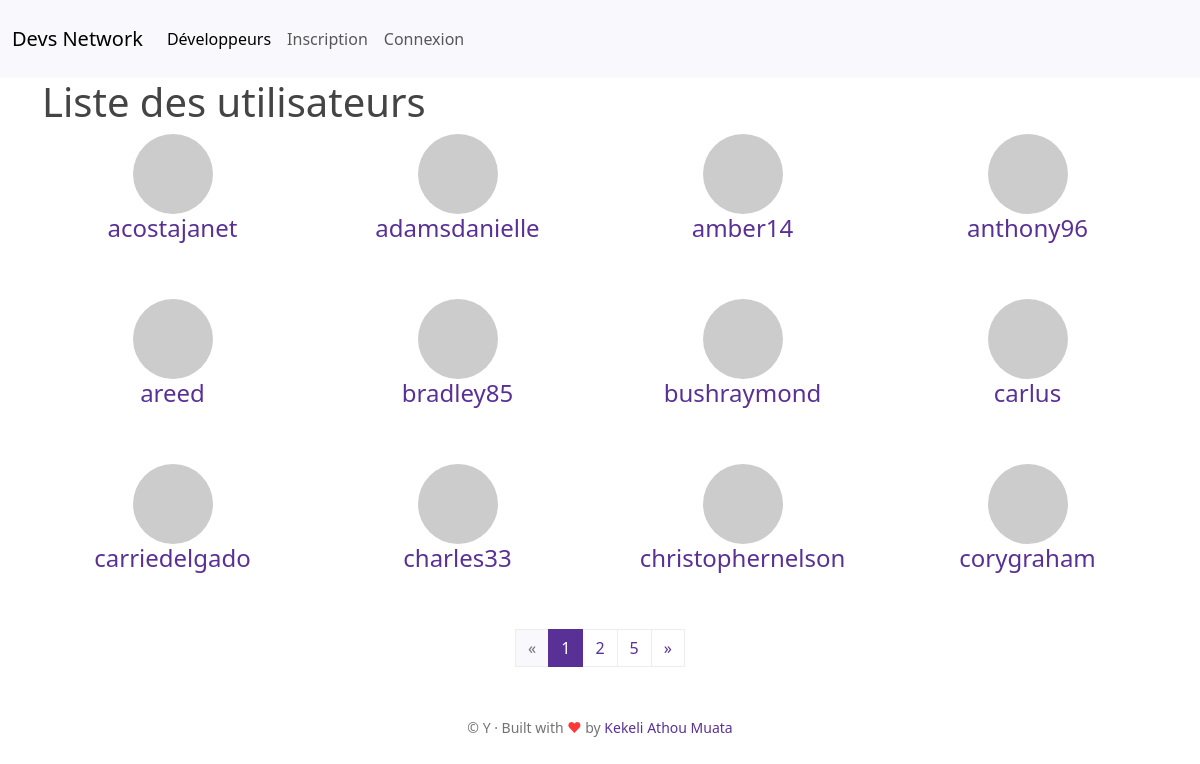
/users/list/users/, run on the app's committed database.
### devs/models.py (models this page shows, shortened)
class User(UserMixin, db.Model):
    id = db.Column(db.Integer, primary_key=True)
    name = db.Column(db.String(255))
    pseudo = db.Column(db.String(50), index=True, unique=True)
    email = db.Column(db.String(120), index=True, unique=True)
    password_hash = db.Column(db.String(255))
    has_been_confirmed = db.Column(db.Boolean, default=False)
    created_at = db.Column(db.DateTime, default=datetime.utcnow)
    city = db.Column(db.String(255))
    profile_img = db.Column(db.String(255))
    country = db.Column(db.String(255))
    sex = db.Column(db.String(1))
    twitter = db.Column(db.String(255))
    github = db.Column(db.String(255))
    available_for_hiring = db.Column(db.Boolean, default=False)
    bio = db.Column(db.Text)
    codes = db.relationship('Code', backref='owner', lazy=True)
    posts = db.relationship('Post', backref='author', lazy=True)
    user_sender = db.relationship('FriendRelationship', backref='sender', primaryjoin=id == FriendRelationship.fk_user_sender)
    user_receiver = db.relationship('FriendRelationship', backref='receiver', primaryjoin=id == FriendRelationship.fk_user_receiver)
    def set_avatar(self, size):
        digest = md5(self.email.lower().encode('utf-8')).hexdigest()
        return f'https://www.gravatar.com/avatar/{digest}?d=identicon&s={size}'

### devs/users/routes.py (the view)
@bp.route('/list/users/')
def list_users():
    page = request.args.get('page', 1, type=int)
    page_users = User.query \
        .filter_by(has_been_confirmed=True) \
        .order_by(User.pseudo.asc()) \
        .paginate(page=page, per_page=current_app.config['USERS_PER_PAGE'])
    return render_template('users/list_users.html', title='Liste des utilisateurs', page_users=page_users)

### devs/main/routes.py (called while the page is built)
@bp.before_app_request
def before_request():
    g.locale = str(get_locale())

### devs/templates/users/list_users.html
{% extends 'layouts/base.html' %}
{% block content %}
<div class="container">
    <h1>{{ _('Liste des utilisateurs') }}</h1>
    {% if page_users.items|length != 0 %}
        {% for row in page_users.items|batch(4) %}
            <div class="row users">
                {% for user in row %}
                    <div class="col-md-3 user-block">
                        <a href="{{ url_for('users.profile', id=user.id) }}">
                            <img class="avatar rounded-circle" src="{{ user.set_avatar(70) }}"
                                 alt="image de profil de {{ user.pseudo }}">
                        </a>
                        <h4 class="user-block-username">
                            <a href="{{ url_for('users.profile', id=user.id) }}">
                                {{ user.pseudo }}
                            </a>
                        </h4>
                    </div>
                {% endfor %}
            </div>
        {% endfor %}
            <nav>
            <ul class="pagination justify-content-center">
                <li class="page-item {% if not page_users.has_prev %} disabled {% endif %}">
                    <a class="page-link" href="{{ url_for('users.list_users', page=page_users.prev_num) }}"
                       aria-label="Previous">
                        <span aria-hidden="true">&laquo;</span>
                    </a>
                </li>
                {% for page_num in page_users.iter_pages(left_edge=1, right_edge=1, left_current=1, right_current=2) %}
                    {% if page_num %}
                        <li class="page-item {% if page_users.page == page_num  %} active {% endif %}">
                            <a class="page-link" href="{{ url_for('users.list_users', page=page_num) }}">
                                {{ page_num }}
                            </a>
                        </li>
                    {% endif %}
                {% endfor %}
                <li class="page-item {% if not page_users.has_next %} disabled {% endif %}">
                    <a class="page-link" href="{{ url_for('users.list_users', page=page_users.next_num) }}"
                       aria-label="Next">
                        <span aria-hidden="true">&raquo;</span>
                    </a>
                </li>
            </ul>
        </nav>
    {% else %}
        <p class="mt-5 h1 text-center">{{ _('Aucun utilisateur pour le moment') }}</p>
    {% endif %}
</div>
{% endblock %}

### devs/templates/layouts/base.html (shortened to what this page needs)
<!DOCTYPE html>
<html lang="fr">
    {% set WEBSITE_NAME="Devs Network" %}
    {% include 'layouts/partials/_head.html' %}
    <body>
        {% include 'layouts/partials/_nav_bar.html' %}
        <div id="main-content">
            {% block content %}{% endblock %}
        </div>
        {% include 'layouts/partials/_footer.html' %}
    </body>
</html>

### devs/templates/layouts/partials/_head.html (shortened to what this page needs)
<head>
    <link rel="stylesheet" href="https://cdnjs.cloudflare.com/ajax/libs/bootswatch/5.1.1/pulse/bootstrap.min.css" />
    <link rel="stylesheet" href="{{ url_for('static', filename='assets/css/main.css') }}"/>
    <link rel="stylesheet" href="https://use.fontawesome.com/releases/v5.15.4/css/all.css">
    <link rel="stylesheet" href="{{ url_for('static', filename='libraries/prettify/prettify.css') }}"/>
</head>

### devs/templates/layouts/partials/_nav_bar.html (shortened to what this page needs)
<nav class="navbar navbar-expand-lg navbar-light bg-light">
  <div class="container-fluid">
    <a class="navbar-brand" href="{{ url_for('main.homepage') }}">{{ WEBSITE_NAME }}</a>
    <div class="collapse navbar-collapse" id="navbarSupportedContent">
      <ul class="navbar-nav me-auto mb-2 mb-lg-0">
        <li class="nav-item">
          <a class="nav-link {% if request.endpoint=='users.list_users' %}active{% endif %}" href="{{ url_for('users.list_users') }}">
            {{ _('Développeurs') }}
          </a>
        </li>
        {% if current_user.is_authenticated %}
        <li class="nav-item dropdown">
          <a class="nav-link dropdown-toggle" href="#" id="navbarDropdown" role="button" data-bs-toggle="dropdown" aria-expanded="false">
            <img src="
                            {% if current_user.profile_img %}
                              {{ url_for('static', filename='img/users/profile_pics/' ~ current_user.id ~ '/' ~ current_user.profile_img) }}
                            {% else %}
                              {{ current_user.set_avatar(25) }}
                            {% endif %}
                            "
                       alt="{{ _('Image de profil de %(pseudo)s!', pseudo=current_user.pseudo) }}"
                       class="rounded-circle avatar-xs">
          </a>
          <ul class="dropdown-menu" aria-labelledby="navbarDropdown">
            <li>
              <a class="dropdown-item {% if request.endpoint=='users.profile' %}active{% endif %}" href="{{ url_for('users.profile', id=current_user.id) }}">
                {{ _('Mon profil') }}
              </a>
            </li>
            <li>
              <a class="dropdown-item {% if request.endpoint=='users.edit_profile' %}active{% endif %}" href="{{ url_for('users.edit_profile', id=current_user.id) }}">
                {{ _('Editer mon profil') }}
              </a>
            </li>
            <li>
              <a class="dropdown-item {% if request.endpoint=='users.change_password' %}active{% endif %}" href="{{ url_for('users.change_password', id=current_user.id) }}">
                {{ _('Changer mon mot de passe') }}
              </a>
            </li>
            <li>
              <a class="dropdown-item {% if request.endpoint=='codes.share_code' %}active{% endif %}" href="{{ url_for('codes.share_code') }}">
                {{ _('Partager') }}
              </a>
            </li>
            <li><hr class="dropdown-divider"></li>
            <li>
              <a class="dropdown-item" href="{{ url_for('users.logout') }}">
                {{ _('Deconnexion') }}
              </a>
            </li>
          </ul>
        </li>
        {% else %}
        <li class="nav-item">
          <a class="nav-link {% if request.endpoint=='users.register' %}active{% endif %}" href="{{ url_for('users.register') }}">
            {{ _('Inscription') }}
          </a>
        </li>
        <li class="nav-item">
          <a class="nav-link {% if request.endpoint=='users.login' %}active{% endif %}" href="{{ url_for('users.login') }}">
            {{ _('Connexion') }}
          </a>
        </li>
        {% endif %}
      </ul>
    </div>
  </div>
</nav>

### devs/templates/layouts/partials/_footer.html
<div class="mt-5 d-flex justify-content-center">
	<p class="text-muted">
		<small>
			&copy; {{ moment().format('Y') }} &middot;
			Built with <span class="text-danger">&hearts;</span>
			by <a href="https://www.linkedin.com/in/kekeli-athou-muata-5a20a3185/" target="_blank">
					Kekeli Athou Muata
				</a>
		</small>
	</p>
</div>

### devs/static/assets/css/main.css (style rules this page uses)
a { text-decoration: none; }
.users { margin-bottom: 3em; }
.user-block { text-align: center; }
.user-block .avatar { margin: auto; }

### data on the page
User: pseudo "acostajanet"
User: pseudo "adamsdanielle"
User: pseudo "amber14"
User: pseudo "anthony96"
User: pseudo "areed"
User: pseudo "bradley85"
User: pseudo "bushraymond"
User: pseudo "carlus"
User: pseudo "carriedelgado"
User: pseudo "charles33"
User: pseudo "christophernelson"
User: pseudo "corygraham"

### other printed values
{{ WEBSITE_NAME }} "Devs Network"
{{ page_num }} "1" "2" "5"
{{ moment().format('Y') }} "Y"
